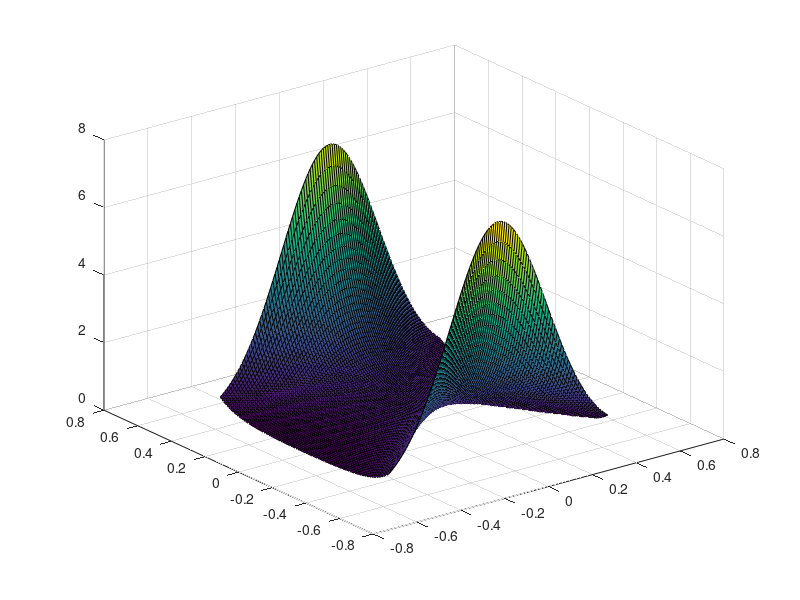
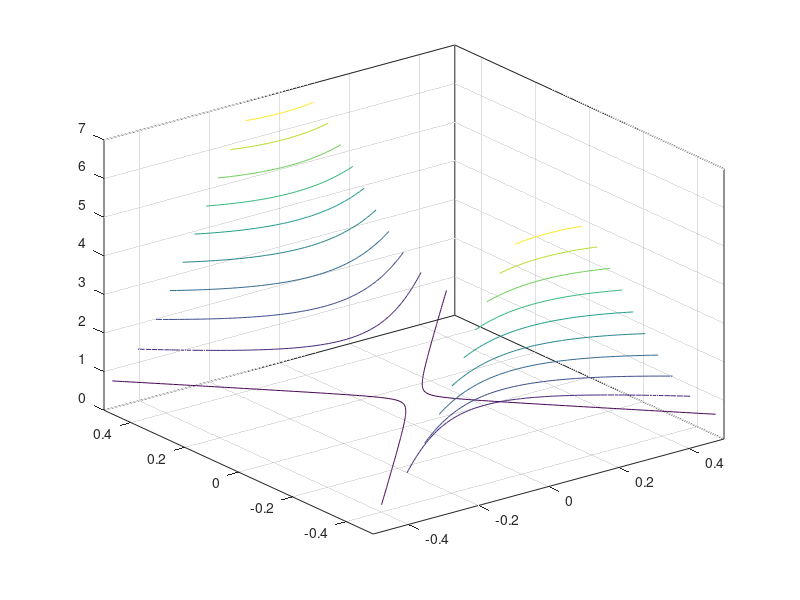

The MATLAB script that drew these images, in order:
x = -.5:.01:0.5;
y = -.5:.01:.5;
rou = .95;
[X,Y] = meshgrid(x,y);
z = (2*pi*sqrt(1-rou))^-1*exp(-(1-rou^2)^-1*(X.^2+Y.^2-2*rou.*Y.*Y));
surf(X, Y, z)
figure, contour3(X,Y,z)